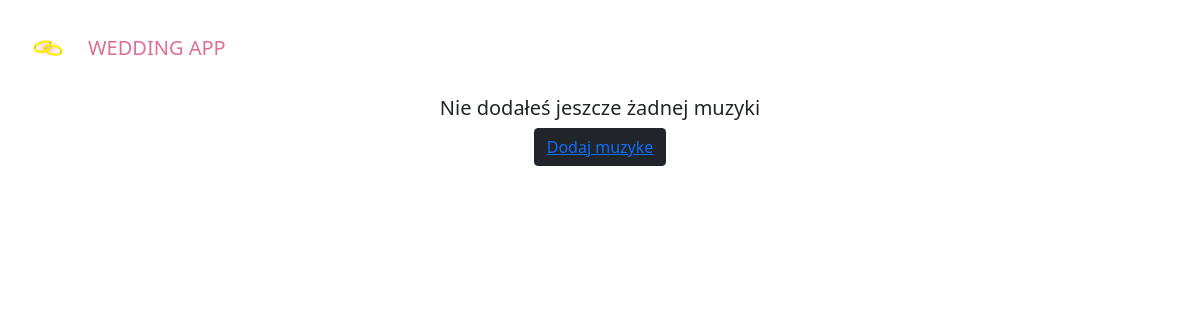
Page /music on the earlier database version.
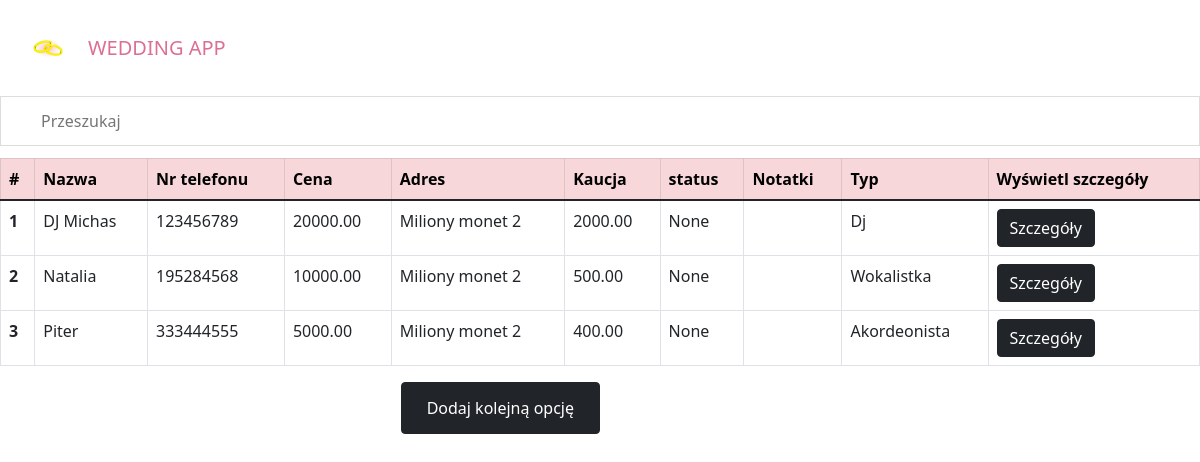
Same page on the later database version.
### wedding/models.py (models this page shows, shortened)
class StandardInfo(models.Model):
    name = models.CharField(max_length=100)
    phone_number = models.CharField(max_length=9)
    email_address = models.CharField(max_length=30, null=True,blank=True)
    price = models.DecimalField(max_digits=8,decimal_places=2)
    address = models.CharField(max_length = 100,null=True, blank=True)
    caution = models.DecimalField(max_digits=8, decimal_places=2)
    approved = models.BooleanField(blank = True, null=True)
    notes = models.TextField(blank=True, null=True)
    class Meta:
        abstract = True

class Music(StandardInfo):
    type = models.CharField(max_length=20)
    def get_absolute_url(self):
        return reverse('music-detail', kwargs={'pk' : self.pk})
    def get_add_url(self):
        return reverse('music-add')

### wedding/views.py (the view)
# urls.py: path('music', views.MusicListView.as_view(), name='music_list'),
class MusicListView(ListView):
    model = Music

### wedding/templatetags/tags.py (called while the page is built)
@register.inclusion_tag('wedding/table.html')
def get_table(queryset):
    item = queryset.first()
    columns = [k for k,v in item.__dict__.items() if k != '_state' and k != 'id' and k!='email_address']
    items = [item for item in queryset]
    column_labels = []
    for idx, key in enumerate(columns):
        if key in labels.keys():
            column_labels.append(labels[key])
    print("*******************")
    print(items)
    print("*******************")
    print("********COLUMNS***********")
    print(columns)
    print("*******************")
    print("********COLUMNS LABELS***********")
    print(column_labels)
    print("*******************")
    add_url = item.get_add_url()
    return {'items' : items, 'columns' : columns,'column_labels': column_labels ,'add_url':add_url}

@register.simple_tag(name='get_attribute_for_object')
def get_attribute_for_object(obj, attribute_name, *args):
    attribute = getattr(obj, attribute_name)
    return attribute

### wedding/templates/wedding/music_list.html
{% extends 'index.html' %}
{% load static %}
{% load tags %}
{% block content %}
{% if object_list %}
  {% get_table object_list%}
  {% else %}
  <div style="text-align:center">
  <h5>Nie dodałeś jeszcze żadnej muzyki</h5>
  <button type="submit" class="btn btn-dark"><a href={% url 'music-add' %} > Dodaj muzyke </a></button>
  </div>
  {% endif %}
{% endblock %}

### wedding/templates/wedding/table.html (shortened to what this page needs)
{% load static %}
{% load tags %}
<link rel="stylesheet" type="text/css" href="{% static 'wedding/table.css' %}">
<input type="text" id="myInput" onkeyup="searchFunction()" placeholder="Przeszukaj ">
<table class="table table-bordered" id="myTable">
    <thead>
        <tr class="table-danger">
            <th scope="col" onclick="sortTableById()">#</th>
            {% for column in column_labels %}
                <th scope="col", onclick="sortTable({{forloop.counter|add:-1}})">{{column}}</th>
            {% endfor %}
            <th scope="col"> Wyświetl szczegóły</th>
            </tr>
    <tbody>
    {% for item in items %}
    <tr>
        <th scope="row">{{forloop.counter}}</th>
        {% for column in columns %}
        <td>{% get_attribute_for_object item column%}</td>
        {% endfor %}
        <td><a href={{ item.get_absolute_url }} class="btn btn-dark">Szczegóły</a></td>
      </tr>
    {% endfor %}
    </tbody>
  </table>
  <button type="submit" class="btn btn-dark" style="position: absolute; right: 50%;"><a href={{ add_url }} class="btn btn-dark">Dodaj kolejną opcję</a></button>

Differences in the rows shown:
added Music: name "DJ Michas" "123456789" "20000.00" "Miliony monet 2" "2000.00" "None" "Dj"
added Music: name "Natalia" "195284568" "10000.00" "Miliony monet 2" "500.00" "None" "Wokalistka"
added Music: name "Piter" "333444555" "5000.00" "Miliony monet 2" "400.00" "None" "Akordeonista"
Other differences:
text no longer shown: "Nie dodałeś jeszcze żadnej muzyki Dodaj muzyke"
text now shown: "# Wyświetl szczegóły Dodaj kolejną opcję"
new list line: "Nazwa"
new list line: "Nr telefonu"
new list line: "Cena"
new list line: "Adres"
new list line: "Kaucja"
new list line: "status"
new list line: "Notatki"
new list line: "Typ"
